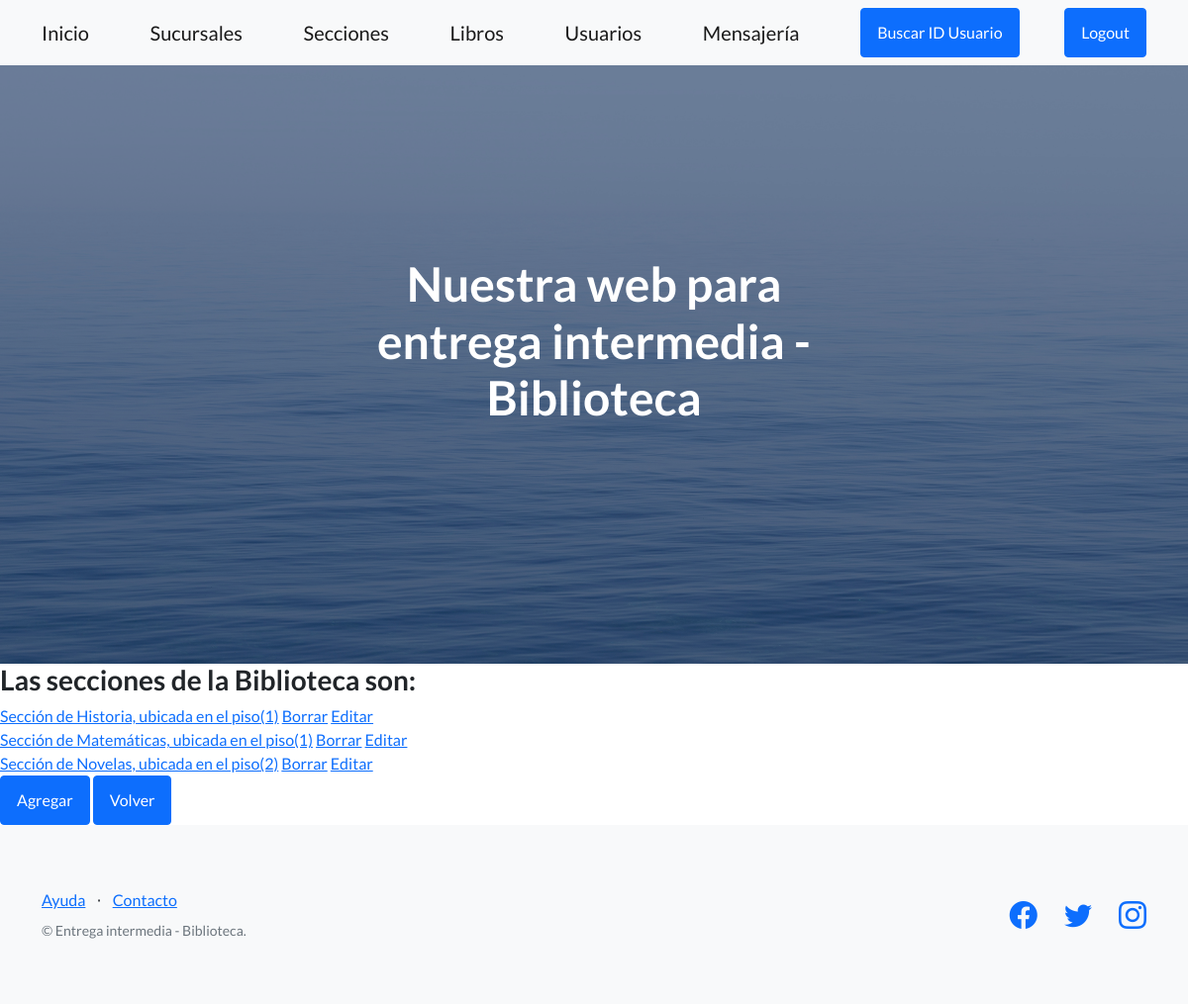
Page /biblioteca/secciones on the committed database.
### AppEntrega1/models.py (models this page shows)
class Seccion(models.Model):
    nombre = models.CharField(max_length=50, verbose_name='Nombre de la seccion')
    piso = models.IntegerField()
    def __str__(self):
        return f'Sección de {self.nombre}, ubicada en el piso({self.piso})'

### AppEntrega1/views.py (the view)
# urls.py: path('secciones', SeccionListView.as_view(), name = 'secciones'),
class SeccionListView(ListView):
    model = Seccion
    template_name = 'AppEntrega1/seccion.html'
    context_object_name = 'secciones'

### templates/AppEntrega1/seccion.html (shortened to what this page needs)
{% extends 'AppEntrega1/padre.html' %}
{% block contenidoQueCambia %}
    <h3> Las secciones de la Biblioteca son: </h3>
    {% for seccion in secciones%}
    <a href="{% url 'seccion_view' seccion.id %}">{{ seccion }}</a>
    <a href="{% url 'seccion_delete' seccion.id %}">Borrar</a>
    <a href="{% url 'seccion_update' seccion.id %}">Editar</a>
        <br>
    {% endfor %}
<a class="btn btn-primary" href="{% url 'seccion_add' %}"> Agregar </a>
<a class="btn btn-primary" href="{% url 'inicio' %}"> Volver </a>
{% endblock %}

### rows in the picture
Seccion: nombre+piso "Sección de Historia, ubicada en el piso(1)"
Seccion: nombre+piso "Sección de Matemáticas, ubicada en el piso(1)"
Seccion: nombre+piso "Sección de Novelas, ubicada en el piso(2)"
